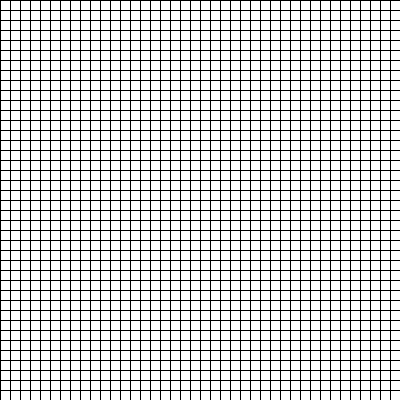
Frame 1 (no input)
Frame 60 (the mouse pressed at the canvas centre just before this capture): identical to frame 1, image omitted
Frame 120 (the mouse held since frame 60 and released just before this capture): identical to frame 1, image omitted

The Processing sketch that drew this single still picture (run headless with seeded random() and noise(); from frame 60 on, the mouse is pressed at the canvas centre):

// Processing sketch: GoL_test_v1_0
// ── GoL_test_v1_0.pde
GoL gol = new GoL(40,40);

void setup(){
  size(400,400);
}

void draw(){
  gol.render();
}
// ── GoL.pde
class GoL{
  
  boolean[][] grid;
  
  GoL(int w, int h){
    grid = new boolean[w+2][h+2];
  }
  
  void update(){
    
  }
  
  void render(){
    for(int i = 0;i < grid.length;i++){
      for(int j = 0;j < grid[i].length;j++){
        if(grid[i][j]){
          fill(0);
        }else{
          fill(255);
        }
        rect(10*i,10*j,10,10);
      }
    }
  }
  
  boolean[][] getGrid(){
    return grid;
  }
  
}
